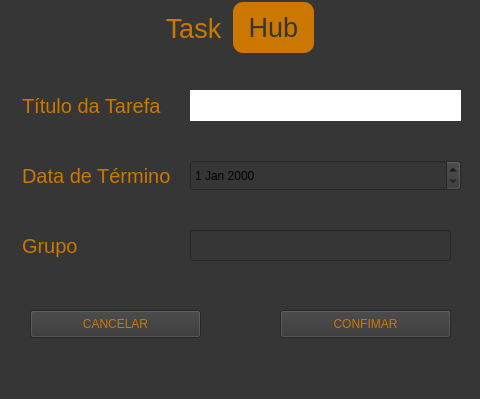
<?xml version="1.0" encoding="UTF-8"?>
<ui version="4.0">
 <class>MainWindow</class>
 <widget class="QMainWindow" name="MainWindow">
  <property name="geometry">
   <rect>
    <x>0</x>
    <y>0</y>
    <width>480</width>
    <height>399</height>
   </rect>
  </property>
  <property name="windowTitle">
   <string>MainWindow</string>
  </property>
  <property name="styleSheet">
   <string notr="true">background-color: rgb(54, 54, 54);</string>
  </property>
  <widget class="QWidget" name="centralwidget">
   <widget class="QLabel" name="Title">
    <property name="geometry">
     <rect>
      <x>158</x>
      <y>8</y>
      <width>71</width>
      <height>41</height>
     </rect>
    </property>
    <property name="autoFillBackground">
     <bool>false</bool>
    </property>
    <property name="styleSheet">
     <string notr="true">color: rgb(204, 119, 0); font-size: 20pt;</string>
    </property>
    <property name="frameShape">
     <enum>QFrame::NoFrame</enum>
    </property>
    <property name="frameShadow">
     <enum>QFrame::Sunken</enum>
    </property>
    <property name="text">
     <string>Task</string>
    </property>
    <property name="textFormat">
     <enum>Qt::PlainText</enum>
    </property>
    <property name="scaledContents">
     <bool>false</bool>
    </property>
    <property name="alignment">
     <set>Qt::AlignCenter</set>
    </property>
   </widget>
   <widget class="QLabel" name="Title_2">
    <property name="geometry">
     <rect>
      <x>233</x>
      <y>2</y>
      <width>81</width>
      <height>51</height>
     </rect>
    </property>
    <property name="autoFillBackground">
     <bool>false</bool>
    </property>
    <property name="styleSheet">
     <string notr="true"> font-size: 20pt; color:rgb(54, 54, 54); 
background-color: rgb(204, 119, 0);
border-radius: 10px;</string>
    </property>
    <property name="frameShape">
     <enum>QFrame::NoFrame</enum>
    </property>
    <property name="frameShadow">
     <enum>QFrame::Sunken</enum>
    </property>
    <property name="text">
     <string>Hub</string>
    </property>
    <property name="textFormat">
     <enum>Qt::PlainText</enum>
    </property>
    <property name="scaledContents">
     <bool>false</bool>
    </property>
    <property name="alignment">
     <set>Qt::AlignCenter</set>
    </property>
   </widget>
   <widget class="QLineEdit" name="title_text">
    <property name="geometry">
     <rect>
      <x>190</x>
      <y>90</y>
      <width>271</width>
      <height>31</height>
     </rect>
    </property>
    <property name="styleSheet">
     <string notr="true">border: 0px;
background-color: rgb(255, 255, 255);</string>
    </property>
   </widget>
   <widget class="QDateEdit" name="data_ed">
    <property name="geometry">
     <rect>
      <x>190</x>
      <y>160</y>
      <width>271</width>
      <height>31</height>
     </rect>
    </property>
   </widget>
   <widget class="QLineEdit" name="title_taf">
    <property name="geometry">
     <rect>
      <x>20</x>
      <y>90</y>
      <width>151</width>
      <height>31</height>
     </rect>
    </property>
    <property name="cursor">
     <cursorShape>ArrowCursor</cursorShape>
    </property>
    <property name="styleSheet">
     <string notr="true">color: rgb(204, 119, 0); font: 20px;</string>
    </property>
    <property name="text">
     <string>Título da Tarefa</string>
    </property>
    <property name="frame">
     <bool>false</bool>
    </property>
    <property name="readOnly">
     <bool>true</bool>
    </property>
   </widget>
   <widget class="QLineEdit" name="date">
    <property name="geometry">
     <rect>
      <x>20</x>
      <y>160</y>
      <width>161</width>
      <height>31</height>
     </rect>
    </property>
    <property name="cursor">
     <cursorShape>ArrowCursor</cursorShape>
    </property>
    <property name="styleSheet">
     <string notr="true">color: rgb(204, 119, 0); font: 20px;</string>
    </property>
    <property name="text">
     <string>Data de Término</string>
    </property>
    <property name="frame">
     <bool>false</bool>
    </property>
    <property name="readOnly">
     <bool>true</bool>
    </property>
   </widget>
   <widget class="QLineEdit" name="grupo">
    <property name="geometry">
     <rect>
      <x>20</x>
      <y>230</y>
      <width>161</width>
      <height>31</height>
     </rect>
    </property>
    <property name="cursor">
     <cursorShape>ArrowCursor</cursorShape>
    </property>
    <property name="styleSheet">
     <string notr="true">color: rgb(204, 119, 0); font: 20px;</string>
    </property>
    <property name="text">
     <string>Grupo</string>
    </property>
    <property name="frame">
     <bool>false</bool>
    </property>
    <property name="readOnly">
     <bool>true</bool>
    </property>
   </widget>
   <widget class="QPushButton" name="cancel">
    <property name="geometry">
     <rect>
      <x>30</x>
      <y>310</y>
      <width>171</width>
      <height>28</height>
     </rect>
    </property>
    <property name="styleSheet">
     <string notr="true">color:rgb(204, 119, 0);
font: 75 13pt &quot;MS Shell Dlg 2&quot;;</string>
    </property>
    <property name="text">
     <string>CANCELAR</string>
    </property>
   </widget>
   <widget class="QPushButton" name="conf">
    <property name="geometry">
     <rect>
      <x>280</x>
      <y>310</y>
      <width>171</width>
      <height>28</height>
     </rect>
    </property>
    <property name="styleSheet">
     <string notr="true">color:rgb(204, 119, 0);
font: 75 13pt &quot;MS Shell Dlg 2&quot;;</string>
    </property>
    <property name="text">
     <string>CONFIMAR</string>
    </property>
   </widget>
   <widget class="QLineEdit" name="group_name">
    <property name="geometry">
     <rect>
      <x>190</x>
      <y>230</y>
      <width>261</width>
      <height>31</height>
     </rect>
    </property>
   </widget>
  </widget>
  <widget class="QMenuBar" name="menubar">
   <property name="geometry">
    <rect>
     <x>0</x>
     <y>0</y>
     <width>480</width>
     <height>21</height>
    </rect>
   </property>
  </widget>
  <widget class="QStatusBar" name="statusbar"/>
 </widget>
 <resources/>
 <connections/>
</ui>
